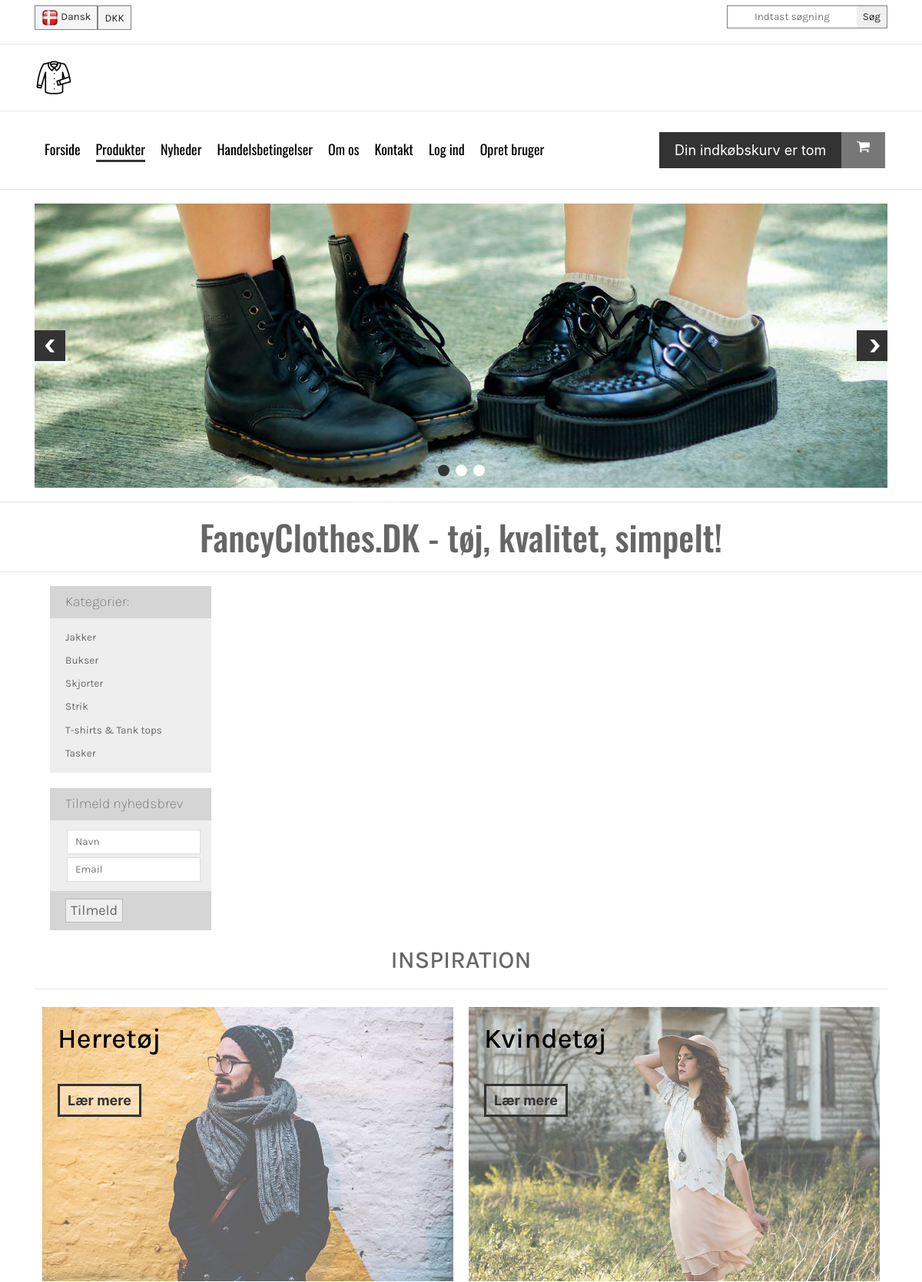
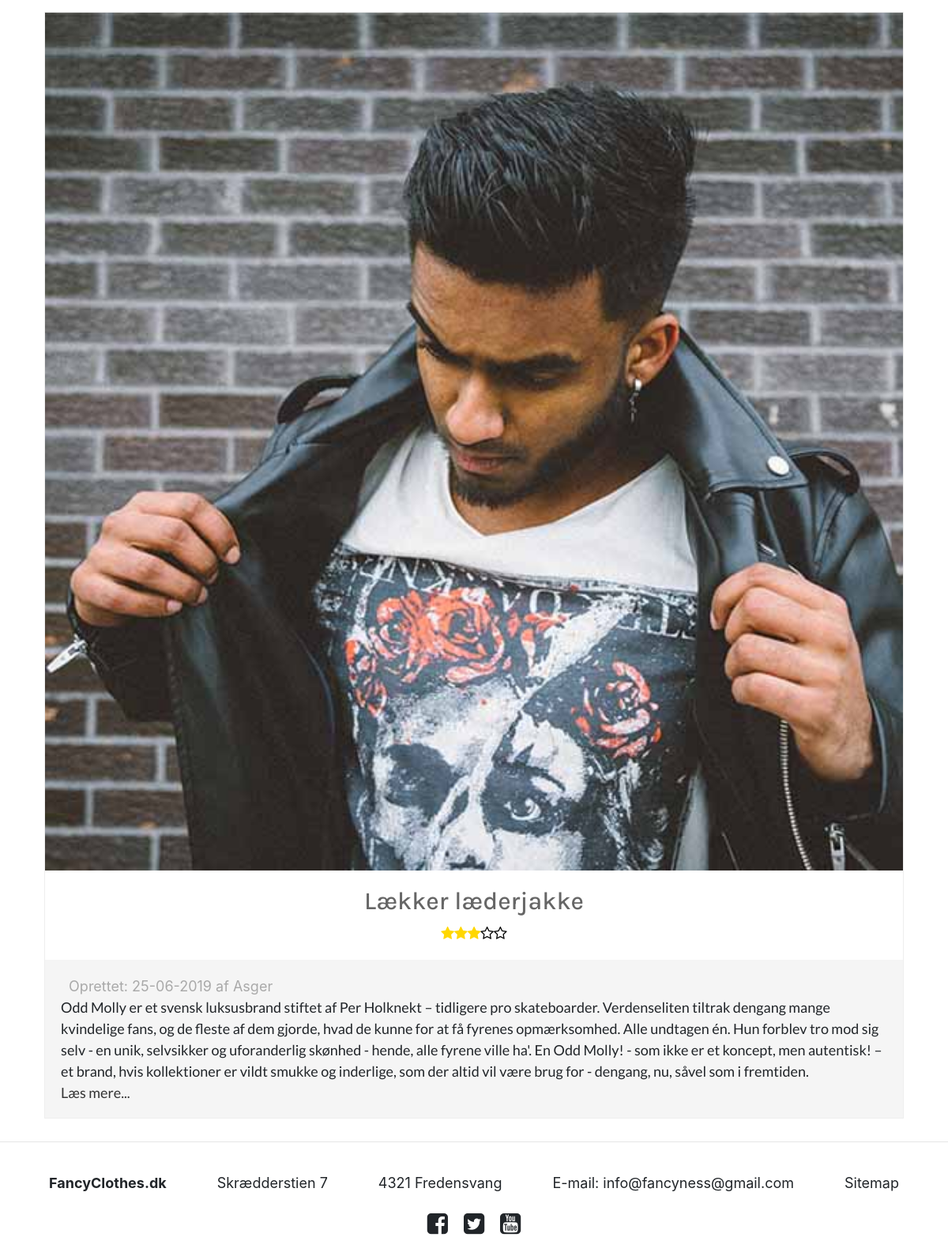
The page /filterProduct.php?id=Jakker on the database its author committed (2 pictures, top to bottom).
### tables this page shows
CREATE TABLE `products` (
  `productId` int(5) NOT NULL,
  `title` varchar(50) NOT NULL,
  `imgSrc` varchar(200) NOT NULL,
  `imgAlt` varchar(50) NOT NULL,
  `published` timestamp NOT NULL DEFAULT CURRENT_TIMESTAMP ON UPDATE CURRENT_TIMESTAMP,
  `content` varchar(1000) NOT NULL,
  `userId` int(5) NOT NULL,
  `stars` int(1) NOT NULL,
  `category` varchar(30) NOT NULL
);

CREATE TABLE `users` (
  `userId` int(5) NOT NULL,
  `dbUsername` varchar(50) NOT NULL,
  `dbPassword` varchar(255) NOT NULL,
  `accessLevel` int(1) NOT NULL DEFAULT '3',
  `dbEmail` varchar(50) NOT NULL
);

### filterProduct.php (the view, shortened to what this page needs)
<?php
    require_once "assets/connect.php";
    require "header.php";
    $id = $_GET['id'];
    $statement = $dbh->prepare("SELECT * FROM products JOIN users ON users.userId = products.userId WHERE category = ?");
    $statement->bindParam(1, $id);
    $statement->execute();
    ?>
     <main class="container">
        <aside>
            <div class="categories">
                <div class="catTop">
                    <h4>Kategorier:</h4>
                </div>
                <div class="catMain">
                    <ul>
                        <li><a href="filterProduct.php?id=Jakker">Jakker</a></li>
                        <li><a href="filterProduct.php?id=Bukser">Bukser</a></li>
                        <li><a href="filterProduct.php?id=Skjorter">Skjorter</a></li>
                        <li><a href="filterProduct.php?id=Strik">Strik</a></li>
                        <li><a href="filterProduct.php?id=T-shirts & Tank tops">T-shirts & Tank tops</a></li>
                        <li><a href="filterProduct.php?id=Tasker">Tasker</a></li>
                    </ul>
                </div>
            </div>
            <div class="newsletter">
                <div class="newsTop">
                    <h4>Tilmeld nyhedsbrev</h4>
                </div>
                <div class="newsMain">
                    <form action="">
                        <input type="text" placeholder="Navn">
                        <input type="email" placeholder="Email">
                </div>
                <div class="newsBottom">
                    <input type="submit" value="Tilmeld">
                </div>
            </div>
        </aside>
        <div class="products">
            <h3>INSPIRATION</h3>
            <hr>
            <div class="inspiration">
                <div class="catMen">
                    <img src="img/kategoriHerre.jpg" alt="">
                    <h5>Herretøj</h5>
                    <div class="action">Lær mere</div>
                </div>
                <div class="catWomen">
                    <img src="img/kategoriKvinde.jpg" alt="">
                    <h5>Kvindetøj</h5>
                    <div class="action">Lær mere</div>
                </div>
            </div>
            <div class="frontProducts">
            <?php
    while ($row = $statement->fetch()) {
        $date = new DateTime($row['published']);
        ?>
            <article>
                    <img src="<?php echo $row['imgSrc']; ?>" alt="<?php echo $row['imgAlt']; ?>">
                    <div class="info">
                        <h3><?php echo $row['title']; ?></h3>
                        <div class="stars">
                           <?php
                           $stars = $row['stars'];
                           for ($i=1; $i <= $stars; $i++) {
                               echo "<i class='fa fa-star' aria-hidden='true'></i>";
                           }
                           for ($i=1; $i <= 5-$stars; $i++) {
                               echo "<i class='fa fa-star-o' aria-hidden='true'></i>";
                           }
                           ?>
                        </div>
                    </div>
                    <div class="description">
                        <div class="published">
                            Oprettet: <?php echo $date->format('d-m-Y'). " af " .$row['dbUsername']; ?>
                        </div>
                        <p><?php echo $row['content']; ?>
                            <a href="#">Læs mere...</a></p>
                    </div>
            </article>
        <?php
    }
    ?>
    </div>
        </div>
    </main>
    <?php
    require "footer.php";

### css/main.css (style rules this page uses)
html { color: #222; font-size: 1em; line-height: 1.4; }
hr { display: block; height: 1px; border: 0; border-top: 1px solid #ccc; margin: 1em 0; padding: 0; }
audio, canvas, iframe, img, svg, video { vertical-align: middle; }

### rows shown on the page
products: imgSrc (picture), title "Lækker læderjakke", stars 3 (drawn), published "25-06-2019", userId.dbUsername "Asger", content "Odd Molly er et svensk luksusbrand stiftet af Per Holknekt – tidligere pro skateboarder. Verdenseliten tiltrak dengang mange kvindelige fans, og de fleste af dem gjorde, hvad de kunne for at få fyrenes opmærksomhed. Alle undtagen én. Hun forblev tro mod sig selv - en unik, selvsikker og uforanderlig skønhed - hende, alle fyrene ville ha'. En Odd Molly! - som ikke er et koncept, men autentisk! – et brand, hvis kollektioner er vildt smukke og inderlige, som der altid vil være brug for - dengang, nu, såvel som i fremtiden."
